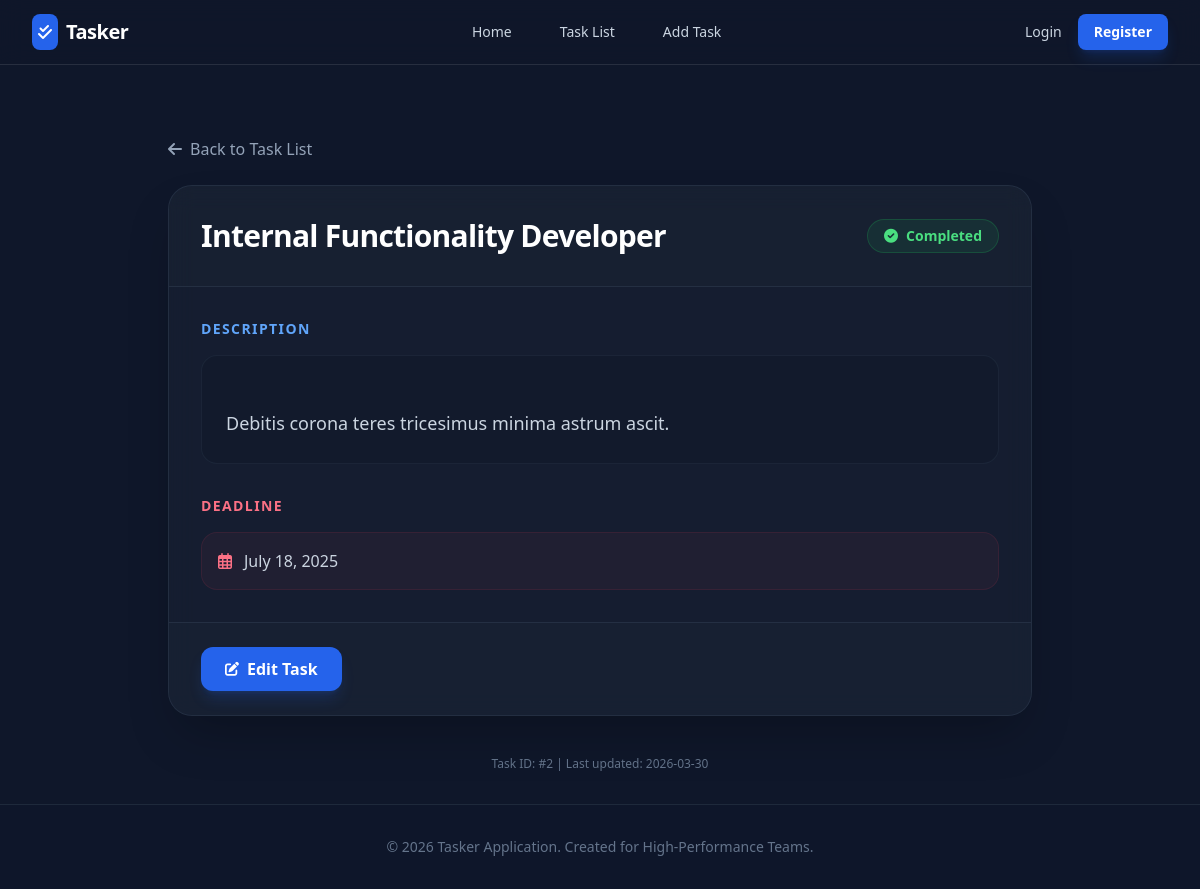
Page /task-details/2/ on the committed database.
### tasks/models.py (models this page shows)
class ToDoModel(models.Model):
    title = models.CharField(max_length=120)
    description = models.CharField(max_length=120)
    status_type = [
        ("Pending", "Pending"),
        ("InProgress", "InProgress"),
        ("Completed", "Completed"),
    ]
    status = models.CharField(choices=status_type, max_length=20)
    deadline = models.DateField( null=True, blank=True)

### tasks/views.py (the view)
# urls.py: path("task-details/<str:task_id>/", task_details_page, name="task_details_page"),
def task_details_page(request, task_id):
    data = ToDoModel.objects.get(id=task_id)
    data_pack = {"item": data}
    return render(request, "task_details.html", data_pack)

### tasks/templates/task_details.html
{% extends 'master/base.html' %} {% block title %}Task Details | {{ item.title }}{% endblock %} {%
{% block content %}
<div class="max-w-4xl mx-auto mt-10 px-4">
  <a
    href="{% url 'task_list_page' %}"
    class="inline-flex items-center text-slate-400 hover:text-white mb-6 transition-colors group"
  >
    <i class="fas fa-arrow-left mr-2 group-hover:-translate-x-1 transition-transform"></i>
    Back to Task List
  </a>
  <div
    class="bg-slate-800/40 border border-slate-700/50 rounded-3xl shadow-2xl overflow-hidden backdrop-blur-md"
  >
    <div
      class="p-8 border-b border-slate-700/50 flex flex-col md:flex-row md:items-center justify-between gap-4 bg-slate-800/20"
    >
      <h1 class="text-3xl font-extrabold text-white tracking-tight">{{ item.title }}</h1>
      <div>
        {% if item.status == 'Completed' %}
        <span
          class="px-4 py-1.5 rounded-full text-sm font-bold bg-green-500/10 text-green-400 border border-green-500/20 flex items-center"
        >
          <i class="fas fa-check-circle mr-2"></i> Completed
        </span>
        {% elif item.status == 'InProgress' %}
        <span
          class="px-4 py-1.5 rounded-full text-sm font-bold bg-amber-500/10 text-amber-400 border border-amber-500/20 flex items-center"
        >
          <i class="fas fa-spinner fa-spin mr-2"></i> In Progress
        </span>
        {% else %}
        <span
          class="px-4 py-1.5 rounded-full text-sm font-bold bg-slate-500/10 text-slate-400 border border-slate-500/20 flex items-center"
        >
          <i class="far fa-clock mr-2"></i> Pending
        </span>
        {% endif %}
      </div>
    </div>
    <div class="p-8 space-y-8">
      <div>
        <h3 class="text-sm font-semibold text-blue-400 uppercase tracking-widest mb-4">
          Description
        </h3>
        <div class="bg-slate-900/40 p-6 rounded-2xl border border-slate-700/30">
          <p class="text-slate-300 text-lg leading-relaxed whitespace-pre-line">
            {{ item.description }}
          </p>
        </div>
      </div>
      <div>
        <h3 class="text-sm font-semibold text-rose-400 uppercase tracking-widest mb-4">Deadline</h3>
        <div
          class="flex items-center space-x-3 text-slate-300 bg-rose-500/5 border border-rose-500/10 p-4 rounded-2xl"
        >
          <i class="far fa-calendar-alt text-rose-400"></i>
          <span class="font-medium">
            {{ item.deadline }}
          </span>
        </div>
      </div>
    </div>
    <div class="px-8 py-6 bg-slate-800/30 border-t border-slate-700/50 flex flex-wrap gap-4">
      <button
        class="px-6 py-2.5 bg-blue-600 hover:bg-blue-500 text-white font-bold rounded-xl transition-all shadow-lg shadow-blue-600/20 active:scale-95 flex items-center"
      >
        <i class="fas fa-edit mr-2 text-sm"></i> Edit Task
      </button>
    </div>
  </div>
  <p class="text-center text-slate-500 text-xs mt-10">
    Task ID: #{{ item.id }} | Last updated: 2026-03-30
  </p>
</div>
{% endblock content %}

### tasks/templates/master/base.html (style rules this page uses)
body { background: #0f172a; color: #f8fafc; }

### rows in the picture
ToDoModel: title "Internal Functionality Developer", description "Debitis corona teres tricesimus minima astrum ascit.", deadline "July 18, 2025", id "2"
